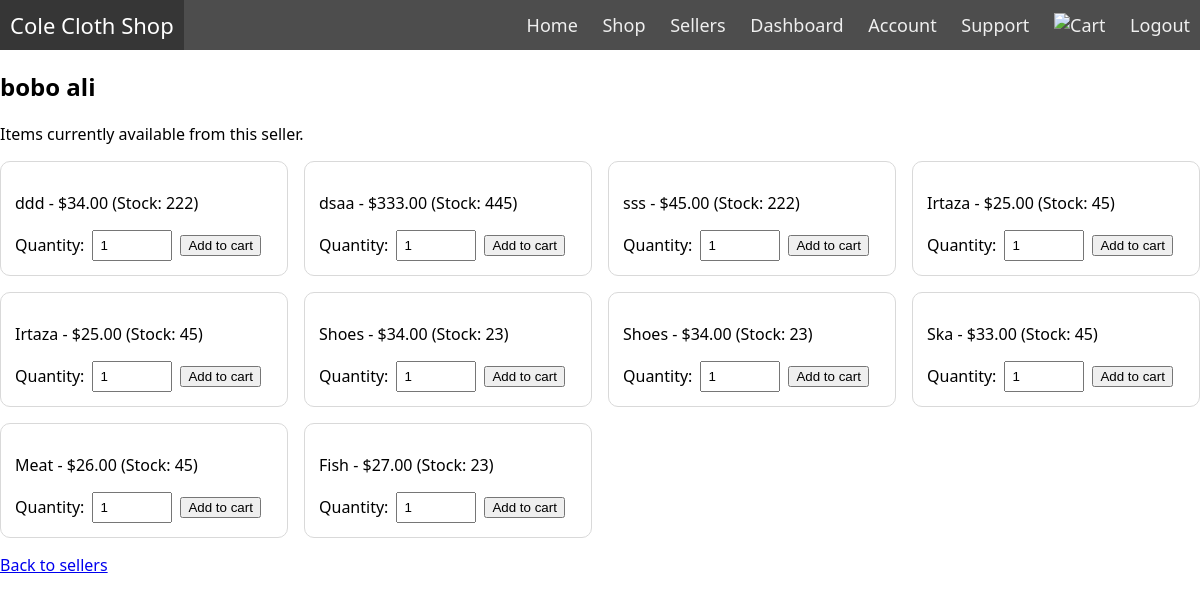
The app's page /sellers/7/shop/ (signed in) with its own data.
### cloth/models.py (models this page shows, shortened)
class Product(models.Model):
	seller = models.ForeignKey(User, on_delete=models.CASCADE, related_name='products')
	name = models.CharField(max_length=150)
	image = models.ImageField(upload_to='products/', blank=True, null=True)
	price = models.DecimalField(max_digits=15, decimal_places=2, validators=[MinValueValidator(0)])
	stock = models.PositiveIntegerField(default=0)
	active = models.BooleanField(default=True)
	created_at = models.DateTimeField(auto_now_add=True)

### cloth/views.py (the view)
# urls.py: path('sellers/<int:seller_id>/shop/', views.seller_shop, name='seller-shop'),
@login_required
def seller_shop(request, seller_id):
    seller = get_object_or_404(User, id=seller_id, profile__is_seller=True)
    products = Product.objects.filter(seller=seller, active=True).order_by('-created_at')
    context = {'seller': seller, 'products': products}
    return render(request, 'cloth/seller_shop.html', context)

### cloth/templates/cloth/seller_shop.html (shortened to what this page needs)
{% extends 'main.html' %}
{% load static %}
{% block head %}
<link rel="stylesheet" href="{% static 'cloth/styles/seller_shop.css' %}">
{% endblock head %}
{% block content %}
<section>
    <h1>
        {% if seller.first_name or seller.last_name %}
            {{ seller.first_name }} {{ seller.last_name }}
        {% else %}
            {{ seller.username }}
        {% endif %}
    </h1>
    <p>Items currently available from this seller.</p>
    {% if products %}
        <ul class="heading">
            {% for product in products %}
                <li class="names">
                    <p>{{ product.name }} - ${{ product.price }} (Stock: {{ product.stock }})</p>
                    {% if product.stock > 0 %}
                        <form method="post" action="{% url 'add-to-cart' product.id %}">
                            <label for="quantity-{{ product.id }}">Quantity:</label>
                            <input
                                id="quantity-{{ product.id }}"
                                name="quantity"
                                type="number"
                                min="1"
                                max="{{ product.stock }}"
                                class="number"
                                value="1"
                                required
                            >
                            <button type="submit">Add to cart</button>
                        </form>
                    {% else %}
                        <p>Out of stock.</p>
                    {% endif %}
                </li>
            {% endfor %}
        </ul>
    {% else %}
        <p>This seller has no items in stock right now.</p>
    {% endif %}
    <p><a href="{% url 'sellers' %}">Back to sellers</a></p>
</section>
{% endblock content %}

### cloth/static/cloth/styles/seller_shop.css (style rules this page uses)
.heading { display: grid; grid-template-columns: repeat(auto-fit, minmax(240px, 1fr)); gap: 16px; list-style: none; padding: 0; }
.names { border: 1px solid #d9d9d9; border-radius: 10px; padding: 14px; background: #fff; overflow: hidden; }
.names form { display: flex; gap: 8px; align-items: center; flex-wrap: wrap; }
.number { width: 80px; padding: 6px; }

### static/styles/navbar.css (style rules this page uses)
* { box-sizing: border-box; }
body { margin: 0px; font-family: 'segoe ui'; }

### records on screen
Product: name "ddd", price "34.00", stock "222"
Product: name "dsaa", price "333.00", stock "445"
Product: name "sss", price "45.00", stock "222"
Product: name "Irtaza", price "25.00", stock "45"
Product: name "Irtaza", price "25.00", stock "45"
Product: name "Shoes", price "34.00", stock "23"
Product: name "Shoes", price "34.00", stock "23"
Product: name "Ska", price "33.00", stock "45"
Product: name "Meat", price "26.00", stock "45"
Product: name "Fish", price "27.00", stock "23"

### other values on screen
{{ seller.first_name }} "bobo"
{{ seller.last_name }} "ali"
